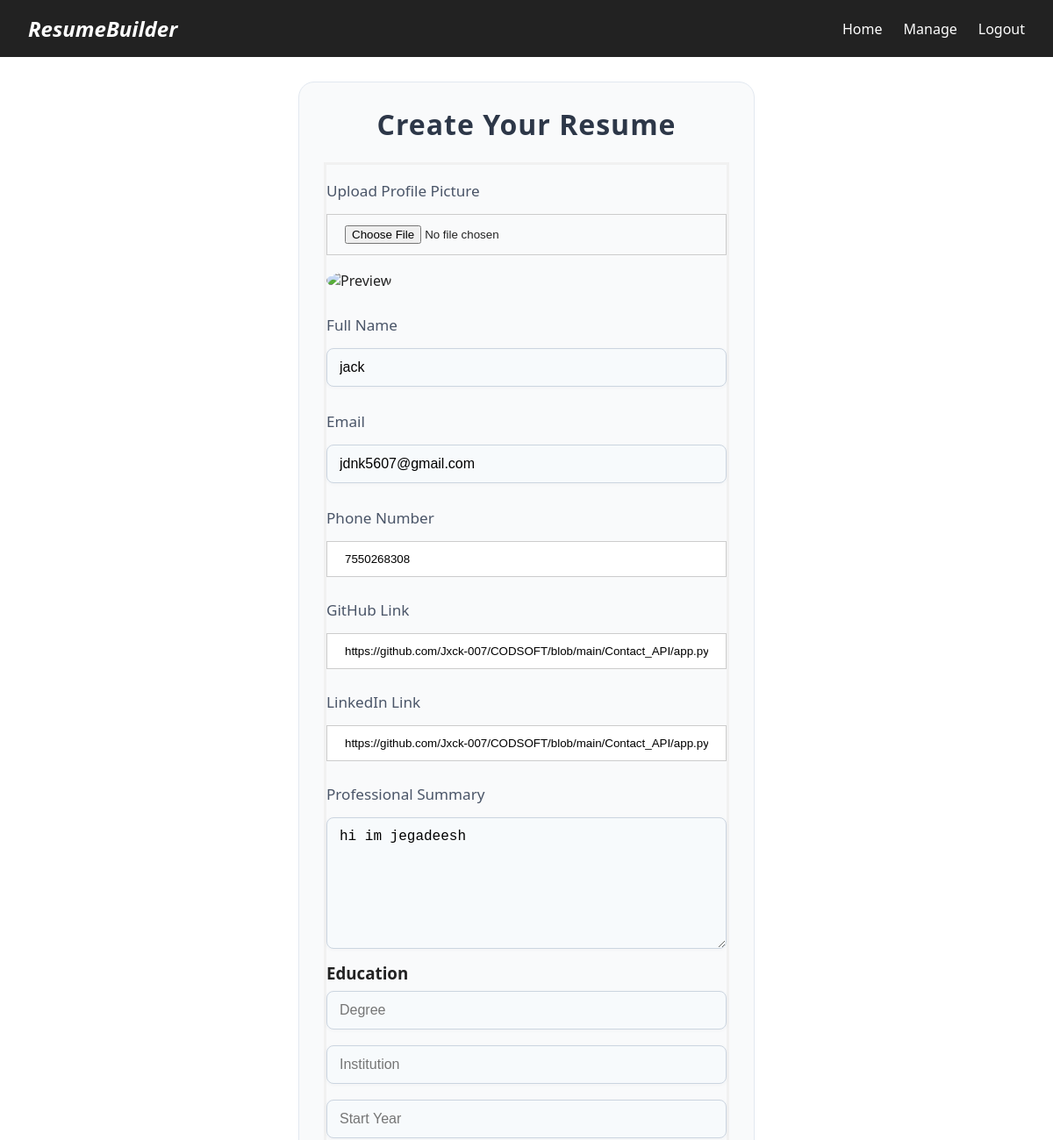
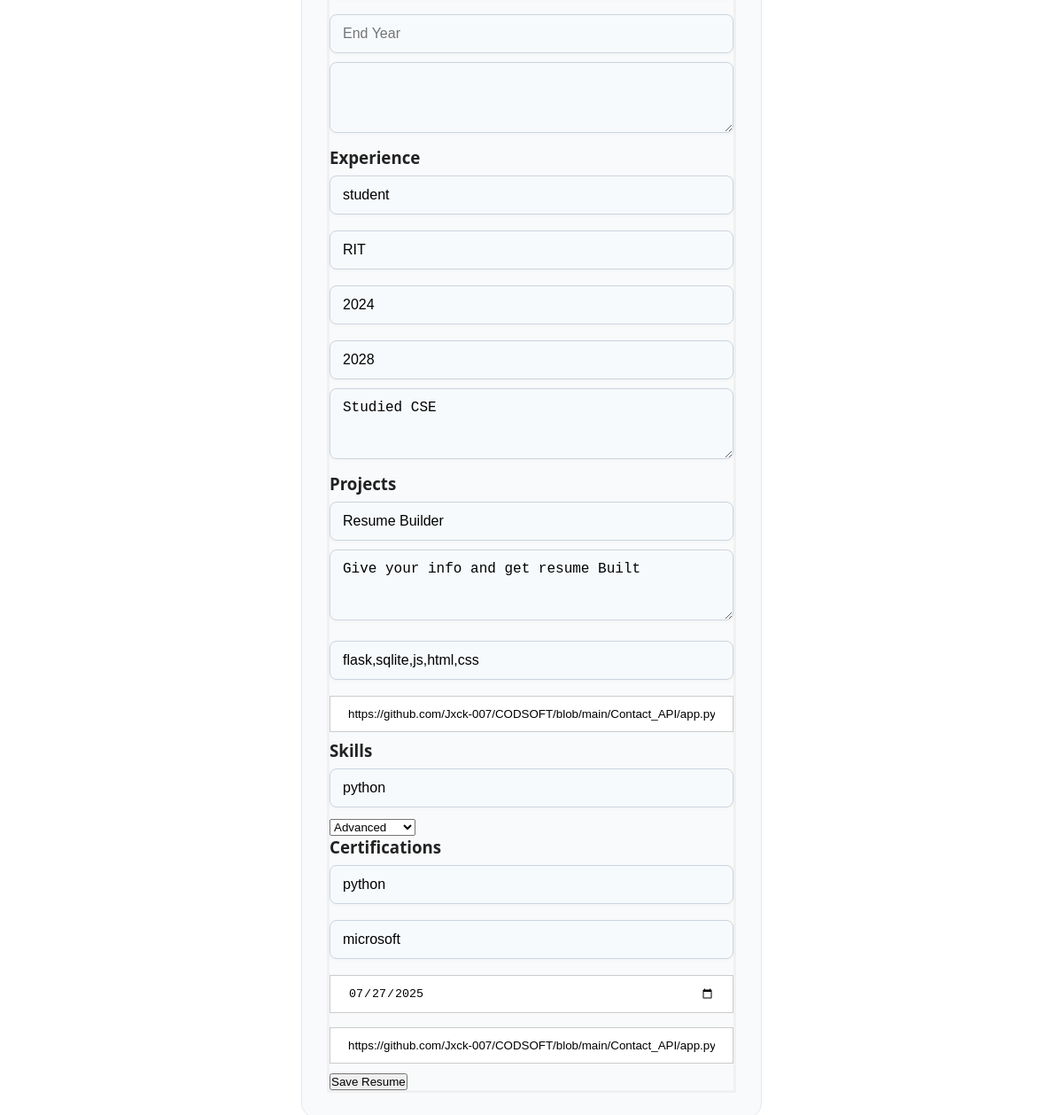
/Resume/2 (signed in), run on the app's committed database (2 pictures, top to bottom).
### website/models.py (models this page shows)
class PersonalInfo(db.Model):
    id = db.Column(db.Integer, primary_key=True)
    resume_id = db.Column(db.Integer, db.ForeignKey('resume.id'), unique=True)
    profile_pic = db.Column(db.String(150), default='default.jpg')
    full_name = db.Column(db.String(50), nullable=False)
    phone = db.Column(db.String(15), nullable=False)
    resume_email = db.Column(db.String(60), nullable=False)
    linkedin = db.Column(db.String(100))
    github = db.Column(db.String(100))
    address = db.Column(db.String(200))
    summary = db.Column(db.String(300), nullable=False)

class Experience(db.Model):
    id = db.Column(db.Integer, primary_key=True)
    resume_id = db.Column(db.Integer, db.ForeignKey('resume.id'))
    job_title = db.Column(db.String(100))
    company = db.Column(db.String(100))
    start_date = db.Column(db.String(20))
    end_date = db.Column(db.String(20))
    description = db.Column(db.String(300))

class Project(db.Model):
    id = db.Column(db.Integer, primary_key=True)
    resume_id = db.Column(db.Integer, db.ForeignKey('resume.id'))
    title = db.Column(db.String(100))
    description = db.Column(db.String(300))
    tech_stack = db.Column(db.String(200))
    link = db.Column(db.String(200))

class Skill(db.Model):
    id = db.Column(db.Integer, primary_key=True)
    resume_id = db.Column(db.Integer, db.ForeignKey('resume.id'))
    name = db.Column(db.String(50))
    level = db.Column(db.String(20))

class Certification(db.Model):
    id = db.Column(db.Integer, primary_key=True)
    resume_id = db.Column(db.Integer, db.ForeignKey('resume.id'))
    name = db.Column(db.String(100))
    issuer = db.Column(db.String(100))
    issue_date = db.Column(db.String(20))
    credential_link = db.Column(db.String(200))

### website/views.py (the view, shortened to what this page needs)
@views.route('/Resume/<int:resume_id>', methods=['GET', 'POST'])
@login_required
def create_resume(resume_id):
    resume = Resume.query.get_or_404(resume_id)
    if resume.user_id != current_user.id:
        flash("Unauthorized", "danger")
        return redirect(url_for('views.home'))
    info = PersonalInfo.query.filter_by(resume_id=resume.id).first()
    education = Education.query.filter_by(resume_id=resume.id).first()
    experience = Experience.query.filter_by(resume_id=resume.id).first()
    project = Project.query.filter_by(resume_id=resume.id).first()
    skill = Skill.query.filter_by(resume_id=resume.id).first()
    certification = Certification.query.filter_by(resume_id=resume.id).first()
    return render_template("resumetemplate.html", Resume=resume, PersonalInfo=info, Education=education,
                           Experience=experience, Project=project, Skill=skill, Certification=certification)

### website/__init__.py (called while the page is built)
def create_app():
    app = Flask(__name__)
    app.config['SECRET_KEY'] = 'supersecretkey'
    app.config['SQLALCHEMY_DATABASE_URI'] = 'sqlite:///ResumeBuilder.db'
    db.init_app(app)
    login_manager=LoginManager()
    login_manager.login_view = 'auth.login'
    login_manager.init_app(app)
    @login_manager.user_loader
    def load_user(id):
        return User.query.get(int(id))
    from .views import  views
    from .auth import auth
    app.register_blueprint(views,url_prefix='/')
    app.register_blueprint(auth,url_prefix='/')
    create_database(app)
    return app

### website/templates/resumetemplate.html (shortened to what this page needs)
{% extends "base.html" %}
{% block body %}
<div class="profile-container">
  <div class="resume-form-container">
    <h2>Create Your Resume</h2>
    <form id="profile-form" method="POST" enctype="multipart/form-data">
      <label for="profile_pic">Upload Profile Picture</label>
      <input type="file" name="profile_pic" accept="image/*">
      <label for="full_name">Full Name</label>
      <input type="text" name="full_name" id="full_name" value="{{ PersonalInfo.full_name or '' }}" required>
      <label for="resume_email">Email</label>
      <input type="email" name="resume_email" id="resume_email" value="{{ PersonalInfo.resume_email or '' }}" required>
      <label for="phone">Phone Number</label>
      <input type="tel" name="phone" id="phone" value="{{ PersonalInfo.phone or '' }}" pattern="\d{10}" required>
      <label for="github">GitHub Link</label>
      <input type="url" name="github" id="github" value="{{ PersonalInfo.github or '' }}">
      <label for="linkedin">LinkedIn Link</label>
      <input type="url" name="linkedin" id="linkedin" value="{{ PersonalInfo.linkedin or '' }}">
      <label for="summary">Professional Summary</label>
      <textarea name="summary" id="summary">{{ PersonalInfo.summary or '' }}</textarea>
      <h3>Education</h3>
      <input type="text" name="degree" placeholder="Degree" value="{{ Education.degree or '' }}">
      <input type="text" name="institution" placeholder="Institution" value="{{ Education.institution or '' }}">
      <input type="text" name="start_year" placeholder="Start Year" value="{{ Education.start_year or '' }}">
      <input type="text" name="end_year" placeholder="End Year" value="{{ Education.end_year or '' }}">
      <textarea name="edu_description">{{ Education.description or '' }}</textarea>
      <h3>Experience</h3>
      <input type="text" name="job_title" placeholder="Job Title" value="{{ Experience.job_title or '' }}">
      <input type="text" name="company" placeholder="Company" value="{{ Experience.company or '' }}">
      <input type="text" name="start_date" placeholder="Start Date" value="{{ Experience.start_date or '' }}">
      <input type="text" name="end_date" placeholder="End Date" value="{{ Experience.end_date or '' }}">
      <textarea name="exp_description">{{ Experience.description or '' }}</textarea>
      <h3>Projects</h3>
      <input type="text" name="project_title" placeholder="Project Title" value="{{ Project.title or '' }}">
      <textarea name="project_description">{{ Project.description or '' }}</textarea>
      <input type="text" name="tech_stack" placeholder="Tech Stack" value="{{ Project.tech_stack or '' }}">
      <input type="url" name="project_link" placeholder="Project Link" value="{{ Project.link or '' }}">
      <h3>Skills</h3>
      <input type="text" name="skill_name" placeholder="Skill Name" value="{{ Skill.name or '' }}">
      <select name="skill_level">
        <option value="advanced" {% if Skill.level == 'advanced' %}selected{% endif %}>Advanced</option>
      </select>
      <h3>Certifications</h3>
      <input type="text" name="cert_name" placeholder="Certification Name" value="{{ Certification.name or '' }}">
      <input type="text" name="issuer" placeholder="Issuer" value="{{ Certification.issuer or '' }}">
      <input type="date" name="issue_date" value="{{ Certification.issue_date or '' }}">
      <input type="url" name="credential_link" placeholder="Credential Link" value="{{ Certification.credential_link or '' }}">
      <button type="submit" class="resume-save-btn">Save Resume</button>
    </form>
  </div>
</div>
{% endblock %}

### website/static/style.css (style rules this page uses)
* { margin: 0; padding: 0; box-sizing: border-box; }
body { font-family: 'Segoe UI', sans-serif; background-color: #ffffff; color: #222; }
form { border: 3px solid #f1f1f1; }
input { width: 100%; padding: 12px 20px; margin: 8px 0; display: inline-block; border: 1px solid #ccc; box-sizing: border-box; }
#summary { width: 100%; height: 150px; padding: 10px; border: 1px solid #ccc; border-radius: 5px; margin: 8px 0; display: inline-block; border: 1px solid #ccc; box-sizing: border-box; }
.profile-container { max-width: 520px; margin: 28px auto; background: #f9fafb; border-radius: 18px; box-shadow: 20 8px 32px rgba(44, 62, 80, 0.12); padding: 26px 28px 28px 28px; font-family: 'Segoe UI', Arial, sans-serif; border: 1px solid #e2e8f0; }
.profile-container h2 { text-align: center; margin-bottom: 22px; color: #2d3748; font-size: 2rem; font-weight: 600; letter-spacing: 1px; }
#profile-form label { display: block; margin-top: 18px; margin-bottom: 7px; color: #4a5568; font-weight: 500; font-size: 1.07rem; }
#profile-form input[type="text"], #profile-form input[type="email"], #profile-form textarea { width: 100%; padding: 12px 14px; border: 1.5px solid #cbd5e0; border-radius: 8px; font-size: 16px; background: #f7fafc; margin-bottom: 10px; transition: border-color 0.2s, box-shadow 0.2s; box-shadow: 0 1px 4px rgba(44, 62, 80, 0.04); }
#profile-form textarea { min-height: 80px; resize: vertical; }

### data on the page
PersonalInfo: full_name "jack", resume_email "jdnk5607@gmail.com", phone "7550268308", github "https://github.com/Jxck-007/CODSOFT/blob/main/Contact_API/app.py", linkedin "https://github.com/Jxck-007/CODSOFT/blob/main/Contact_API/app.py", summary "hi im jegadeesh"
Experience: job_title "student", company "RIT", start_date "2024", end_date "2028", exp_description "Studied CSE"
Project: project_title "Resume Builder", project_description "Give your info and get resume Built", tech_stack "flask,sqlite,js,html,css", project_link "https://github.com/Jxck-007/CODSOFT/blob/main/Contact_API/app.py"
Skill: skill_name "python", skill_level "Advanced"
Certification: cert_name "python", issuer "microsoft", issue_date "07/27/2025", credential_link "https://github.com/Jxck-007/CODSOFT/blob/main/Contact_API/app.py"
